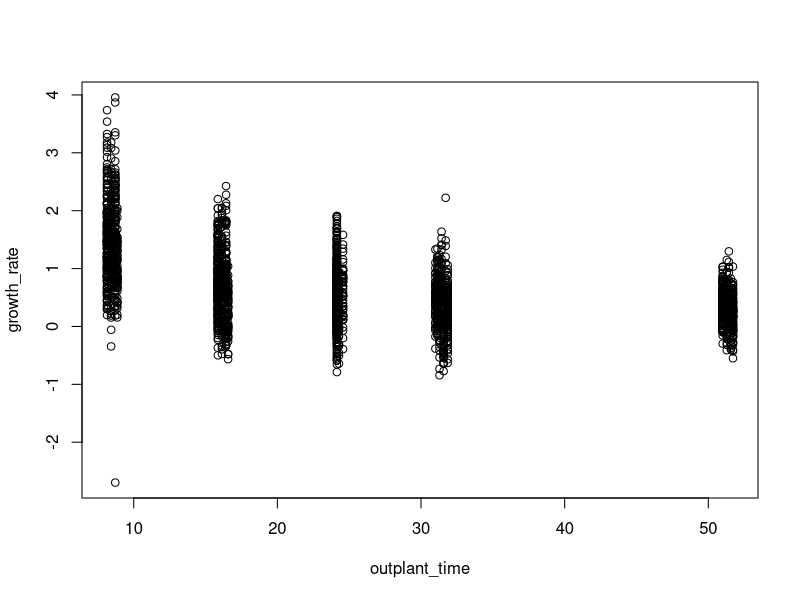
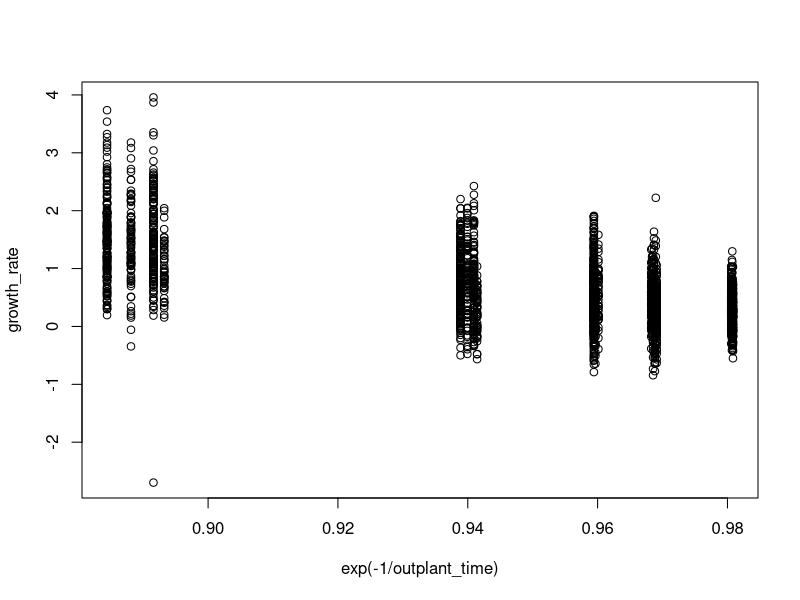
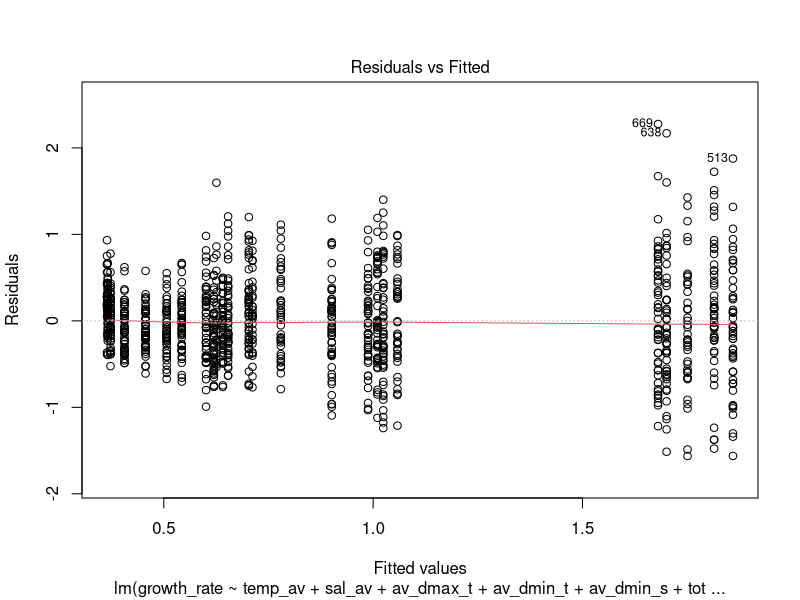
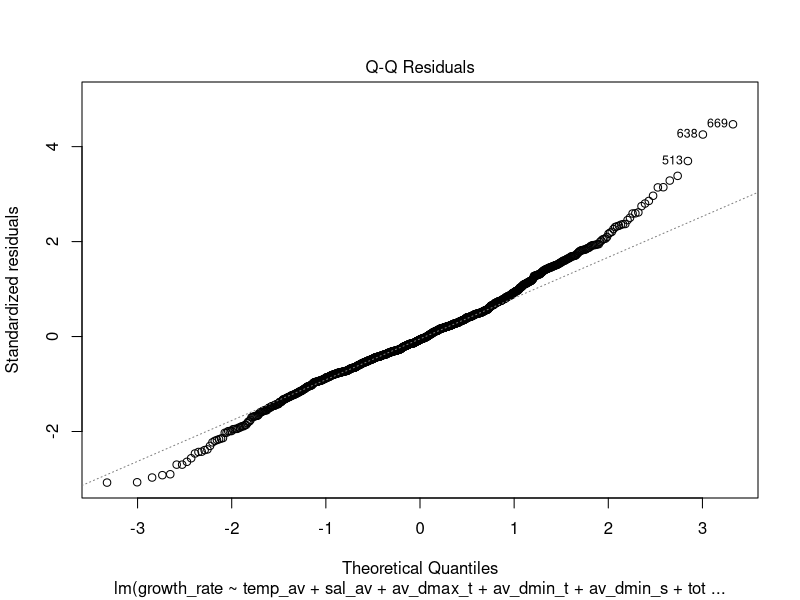
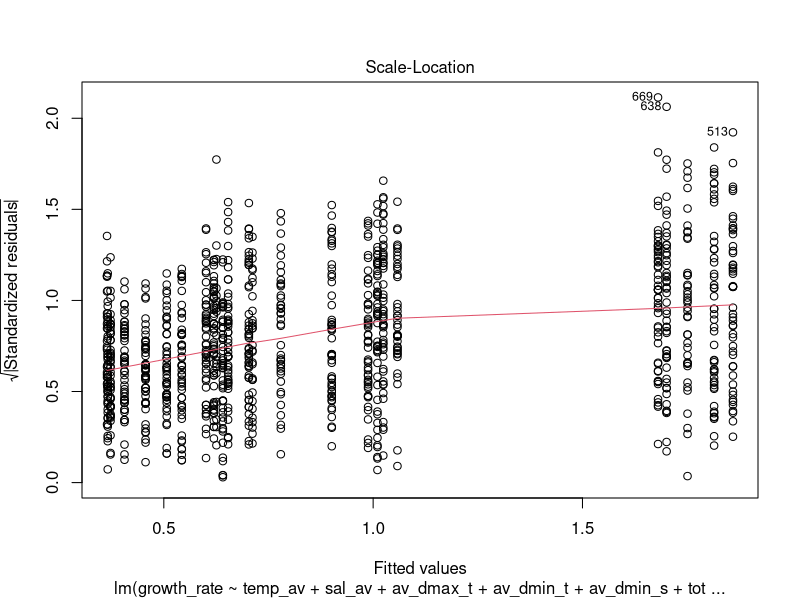
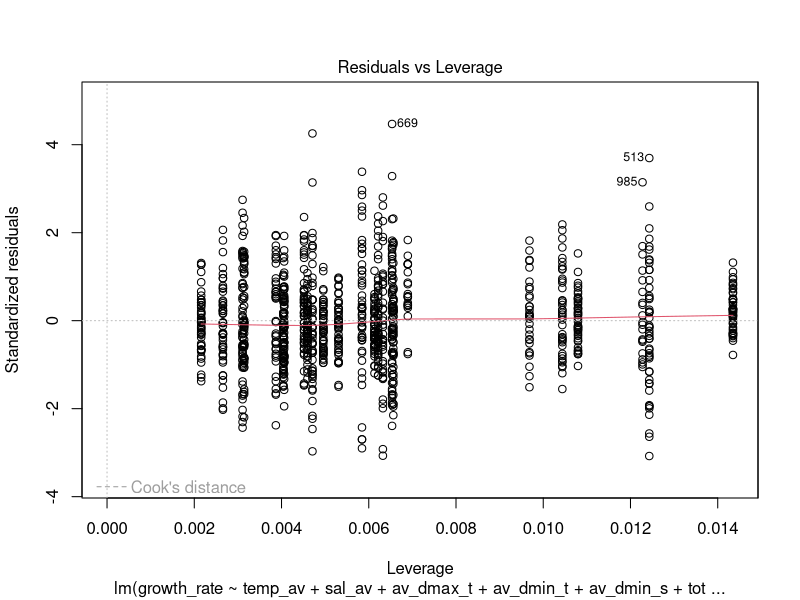
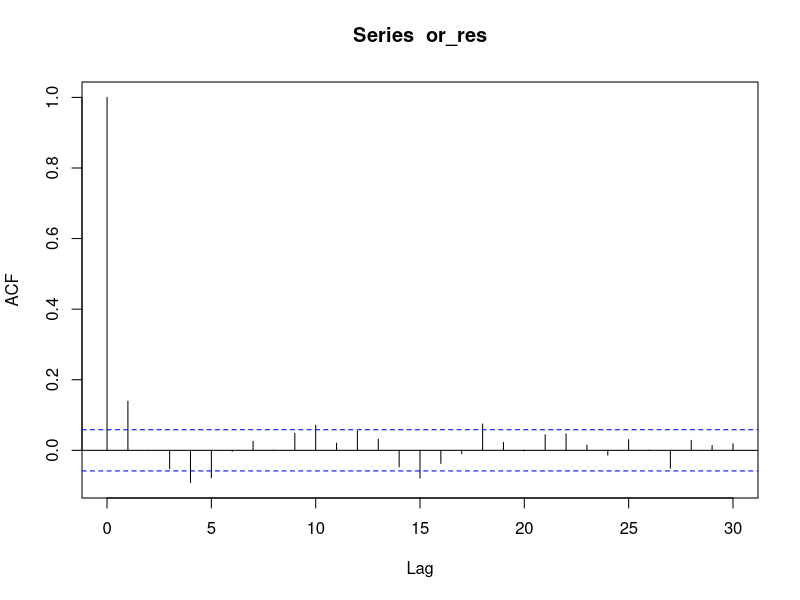
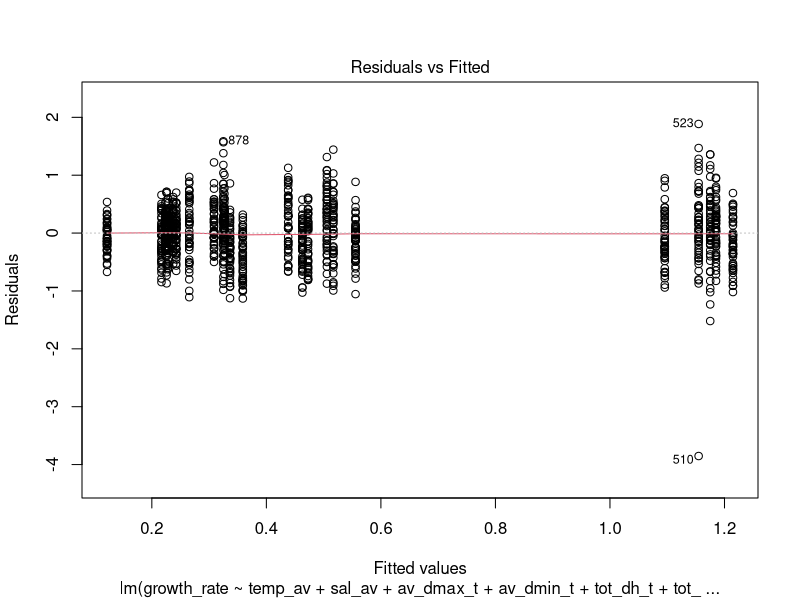

These charts were generated, in order, by the following R code: (Note: this script raises an error after producing the figures.)
if (!require("mgcv")) install.packages("mgcv")
if (!require("tidyverse")) install.packages("tidyverse")

library(mgcv)
library(tidyverse)

salt_temp_summary <- read.csv("../data/summary.csv")
growth_rate <- read.csv("../data/growth_rate_response.csv")
df_full <- read.csv("../data/full_data.csv")

# create summary of growth rate data (don't need this part)
#growth_rate_summary <- growth_rate %>% 
#group_by(site, b_r, bag, month, outplant_time) %>% 
#dplyr::summarise(av_gr = mean(growth_rate)) %>% 
# make a new column for subsite (e.g. A r for raft at site A)
# we will use this for our nested random variable
#mutate(subsite = paste(site, b_r))

# now unite the oyster response data with the summarized environmental data
oysters_full <- growth_rate %>% 
  full_join(salt_temp_summary) %>% 
  mutate(subsite = paste(site, b_r))

# growth rate changes non-linearly with time
plot(growth_rate ~ outplant_time, data = oysters_full)

# but can transform it to fix
plot(growth_rate ~ exp(-1/outplant_time), data = oysters_full)

# create rescaled dataframe
oysters_rescaled <- oysters_full %>% 
  mutate(outplant_time = exp(-1/outplant_time)*10,
         tot_dh_t = tot_dh_t - mean(tot_dh_t),
         tot_dh_s = (tot_dh_s - mean(tot_dh_s))/100)

# split into raft and beach data
just_rafts <- oysters_rescaled %>% 
  filter(b_r == "r")

just_beach <- oysters_rescaled %>% 
  filter(b_r == "b")

# let's try a linear mixed model
lm_oysters_r <- lm(growth_rate ~ temp_av + sal_av + av_dmax_t +
                     av_dmin_t + av_dmin_s + tot_dh_s +
                     outplant_time,
                   data = just_rafts)
plot(lm_oysters_r)
summary(lm_oysters_r)

or_res <- residuals(lm_oysters_r, type = "pearson")
acf(or_res)
# no real temporal autocorrelation

anova(lm_oysters_r)

lm_oysters_b <- lm(growth_rate ~ temp_av + sal_av + av_dmax_t +
                     av_dmin_t + tot_dh_t + tot_dh_s +
                     outplant_time,
                   data = just_beach)
plot(lm_oysters_b)
summary(lm_oysters_b)

ob_res <- residuals(lm_oysters_b, type = "pearson")
acf(ob_res)
# minor autocorrelation, but let's ignore for this analysis

anova(lm_oysters_b)

### follow this part of the script for gamm

gamm_oysters <- gamm(growth_rate ~ temp_av + sal_av + av_dmax_t + 
                       av_dmin_t + av_dmin_s + tot_dh_t + tot_dh_s +
                       s(outplant_time), random = list(subsite = ~1, bag = ~1),
                     data = oysters_full)
qq.gam(gamm_oysters$gam)

# qq plot is pretty straight - residuals look normal except for one point

# create normalized residuals
res_gamm <- residuals(gamm_oysters$lme, type = "normalized")
acf(res_gamm)
# not substantial autocorrelation, so don't need variance-covariance matrix

hist(res_gamm, breaks = 100)
# residuals are quite normally distributed

summary(gamm_oysters$gam)
summary(gamm_oysters$lme)

anova(gamm_oysters$gam)

## I talked to my supervisor, and he told me we should look at
# the beach oysters and raft oysters separately because they 
# are such different growing environments.
# same formula as before
gamm_oysters_raft <- gamm(growth_rate ~ temp_av + sal_av + av_dmax_t + 
                            av_dmin_t + av_dmin_s + tot_dh_t + tot_dh_s +
                            s(outplant_time), random = list(subsite = ~1, bag = ~1),
                          data = just_rafts)
summary(gamm_oysters_raft$gam)
anova(gamm_oysters_raft$gam)

or_res <- residuals(gamm_oysters_raft$lme, type = "normalized")
hist(or_res)

qq.gam(gamm_oysters_raft$gam)

gamm_oysters_beach <- gamm(growth_rate ~ temp_av + sal_av + av_dmax_t + 
                             av_dmin_t + av_dmin_s + tot_dh_t + tot_dh_s +
                             s(outplant_time), random = list(subsite = ~1, bag = ~1),
                           data = just_beach)
summary(gamm_oysters_beach$gam)
anova(gamm_oysters_beach$gam)

ob_res <- residuals(gamm_oysters_beach$lme, type = "normalized")
hist(ob_res)

qq.gam(gamm_oysters_beach$gam)

# Everything looks pretty good in terms of meeting assumptions